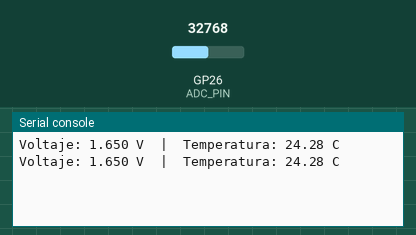
Simulated run of this program. Board: Raspberry Pi Pico running MicroPython. Parts: the last lines printed to the serial console. Inputs (shaded band) come from the test bench; at power-on: GP26 (ADC_PIN) = 32768 (analog values on the 0–65535 scale).

Above: at 1.2 s.
1.3 s: GP26 (ADC_PIN) set to 0
At 2.7 s:
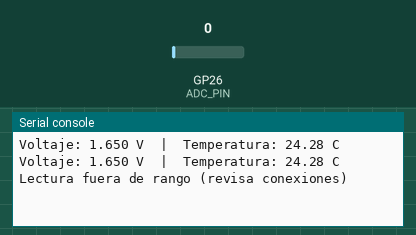
3.5 s: GP26 (ADC_PIN) set to 7864
At 4.3 s:
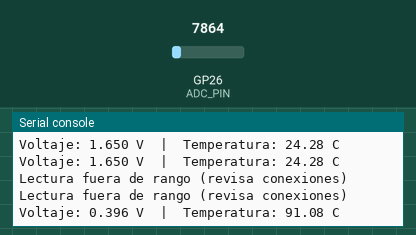

Measured:
- after the input at 1.3 s, the serial console: prints a new line after 0.70 s (image 1)
- after the input at 3.5 s, the serial console: prints a new line after 0.50 s (image 2)

The program:

termistor.py
```python
"""
Lectura de termistor NTC 100k en Raspberry Pi Pico (MicroPython)
-----------------------------------------------------------------
Circuito (divisor de tension):

  3.3V ---[R_FIJO 100k]---+---[Termistor 100k]--- GND
                            |
                           ADC (GP26 / pin 31)

Usa la ecuacion de Steinhart-Hart completa (coeficientes A, B, C).
Ajusta R_FIJO y los coeficientes SH_A/SH_B/SH_C segun tu datasheet
o tu propia calibracion (ver sección CALIBRACION mas abajo).
"""

from machine import ADC, Pin
import utime
import math

# ---------- Configuracion ----------
ADC_PIN = 26          # GP26 (ADC0). Tambien podes usar GP27 (ADC1) o GP28 (ADC2)
R_FIJO = 100_000       # Resistencia fija del divisor (ohms)
VCC = 3.3                # Voltaje de referencia del ADC

# Coeficientes de Steinhart-Hart (reemplazar por los tuyos, ver notas abajo)
# Estos son valores de EJEMPLO tipicos para un NTC 100k generico.
# Si tenes datasheet con A/B/C especificos, usa esos.
# Si calibraste con 3 puntos, reemplaza estos por los que calculaste.
SH_A = 0.0011043022
SH_B = 0.00012107036
SH_C = 5.6613584e-07

# El termistor puede estar arriba (entre VCC y el nodo) o abajo (entre el nodo y GND).
# En el esquema de arriba esta ABAJO, conectado a GND.
TERMISTOR_ABAJO = True

# ------------------------------------

# ---------------------------------------------------------------
# CALIBRACION (opcional, para reemplazar SH_A / SH_B / SH_C de arriba)
# ---------------------------------------------------------------
# Si queres calcular tus propios coeficientes con 3 puntos reales:
# 1) Medi la resistencia del termistor (con un multimetro) a 3
#    temperaturas distintas y conocidas. Ej:
#      T1 = 0 C   (hielo derritiendose)  -> R1 medida
#      T2 = 25 C  (ambiente estable)     -> R2 medida
#      T3 = 50 C  (agua tibia, con cuidado) -> R3 medida
# 2) Corre esto UNA VEZ (por separado, en la PC con Python normal,
#    no hace falta en la Pico) para obtener A, B, C:
#
# import math
# def steinhart_hart_coeffs(t1_c, r1, t2_c, r2, t3_c, r3):
#     T1, T2, T3 = t1_c + 273.15, t2_c + 273.15, t3_c + 273.15
#     L1, L2, L3 = math.log(r1), math.log(r2), math.log(r3)
#     Y1, Y2, Y3 = 1 / T1, 1 / T2, 1 / T3
#     gamma2 = (Y2 - Y1) / (L2 - L1)
#     gamma3 = (Y3 - Y1) / (L3 - L1)
#     C = ((gamma3 - gamma2) / (L3 - L2)) * (1 / (L1 + L2 + L3))
#     B = gamma2 - C * (L1**2 + L1*L2 + L2**2)
#     A = Y1 - (B + L1**2 * C) * L1
#     return A, B, C
#
# print(steinhart_hart_coeffs(0, 32500, 25, 100000, 50, 36000))
#   (los valores de R son ejemplos, reemplazar por tus mediciones reales)
# ---------------------------------------------------------------

adc = ADC(Pin(ADC_PIN))

def leer_voltaje():
    lectura = adc.read_u16()        # valor de 0 a 65535
    voltaje = (lectura / 65535) * VCC
    return voltaje

def calcular_temperatura(voltaje):
    if voltaje <= 0 or voltaje >= VCC:
        return None  # lectura invalida (circuito abierto o corto)

    if TERMISTOR_ABAJO:
        # Vout = VCC * R_term / (R_fijo + R_term)
        r_term = R_FIJO * (voltaje / (VCC - voltaje))
    else:
        # Termistor arriba: Vout = VCC * R_fijo / (R_fijo + R_term)
        r_term = R_FIJO * ((VCC - voltaje) / voltaje)

    # Ecuacion de Steinhart-Hart completa
    ln_r = math.log(r_term)
    inv_t = SH_A + SH_B * ln_r + SH_C * (ln_r ** 3)
    temp_k = 1 / inv_t
    temp_c = temp_k - 273.15
    return temp_c

while True:
    v = leer_voltaje()
    t = calcular_temperatura(v)

    if t is not None:
        print("Voltaje: {:.3f} V  |  Temperatura: {:.2f} C".format(v, t))
    else:
        print("Lectura fuera de rango (revisa conexiones)")

    utime.sleep(1)
```
